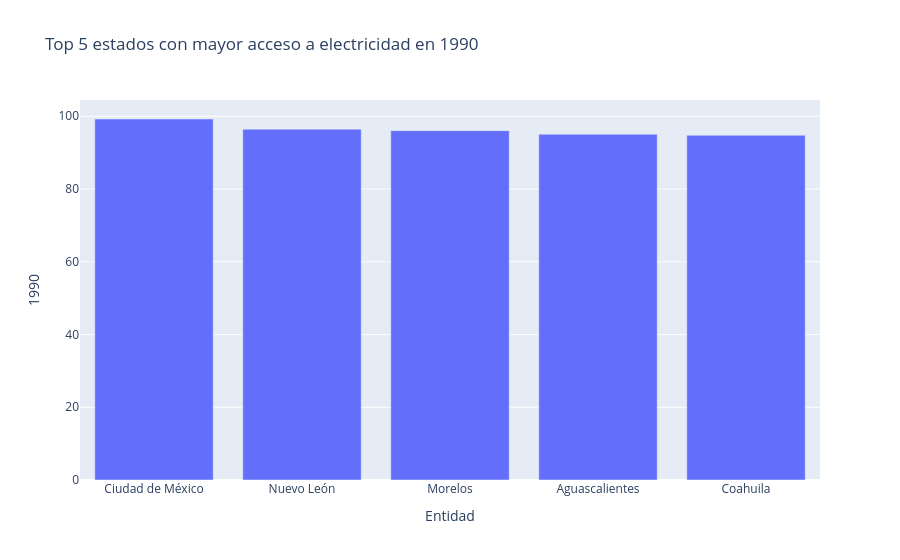

The code cell stored with this chart in its notebook:
### Code cell
top5_1990 = df.sort_values('1990', ascending=False).head(5)

fig = px.bar(
    top5_1990,
    x='Entidad',
    y='1990',
    title='Top 5 estados con mayor acceso a electricidad en 1990'
)

fig.show()

### Figure 1 — Plotly figure (JSON) as saved in the notebook; plotly's stock layout.template omitted (floating-point values rounded to 4 significant figures)
{"data": [{"hovertemplate": "Entidad=%{x}<br>1990=%{y}<extra></extra>", "legendgroup": "", "marker": {"color": "#636efa", "pattern": {"shape": ""}}, "name": "", "orientation": "v", "showlegend": false, "textposition": "auto", "type": "bar", "x": ["Ciudad de México", "Nuevo León", "Morelos", "Aguascalientes", "Coahuila"], "xaxis": "x", "y": [99.24, 96.45, 96.04, 95.03, 94.76], "yaxis": "y"}], "layout": {"barmode": "relative", "legend": {"tracegroupgap": 0}, "title": {"text": "Top 5 estados con mayor acceso a electricidad en 1990"}, "xaxis": {"anchor": "y", "domain": [0, 1], "title": {"text": "Entidad"}}, "yaxis": {"anchor": "x", "domain": [0, 1], "title": {"text": "1990"}}}}
